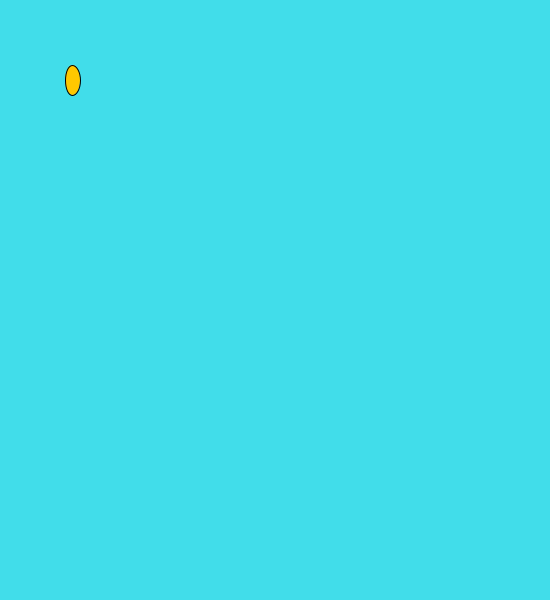
Frame 1 (no input)
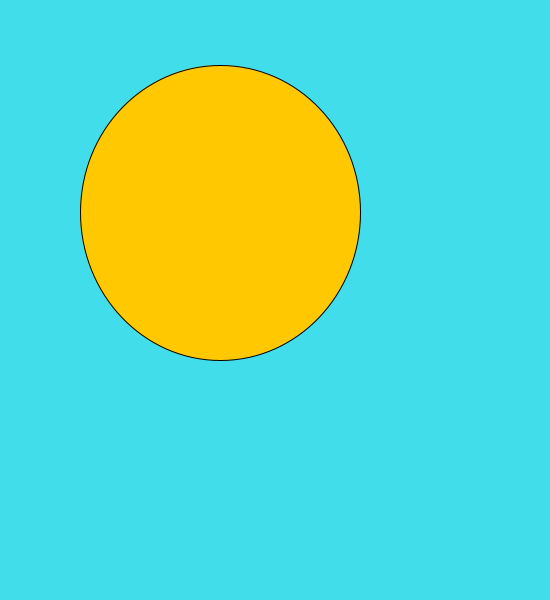
Frame 60 (the mouse pressed at the canvas centre just before this capture)
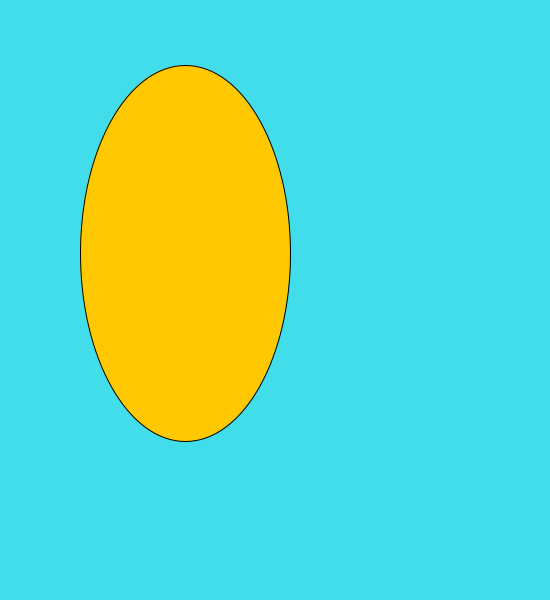
Frame 120 (the mouse held since frame 60 and released just before this capture)

The Processing sketch that drew these frames (run headless with seeded random() and noise(); from frame 60 on, the mouse is pressed at the canvas centre):

// Processing sketch: processing_84995
// ── processing_84995.pde

// SIZE AND MOVEMENT
  
float w = 80;
float y = 95;
float x = 65;
float h = 65;

// Speed
  
float speedX = 5;
float speedY = 4.5;
  
  
void setup() {
  
  size(550, 600);
  smooth();
  
  // circles
  ellipseMode(CORNERS);
  
}
  
void draw() {
    
  // colour and fill
  background(65, 221, 234);
  fill(255, 200, 0);
  
  // POSITION OF CIRCLE
  ellipse(x, y, w, h);
 
   
  x = x + speedX;
  y = y + speedY;
  
  // Impact Hits
  if ((x > width - w) || (x <= 0)) {
    speedX = -speedX;
  }
  
  //
  if ((y > height - h)||(y <= 0)) {
 
    speedY = -speedY;
  }
}
